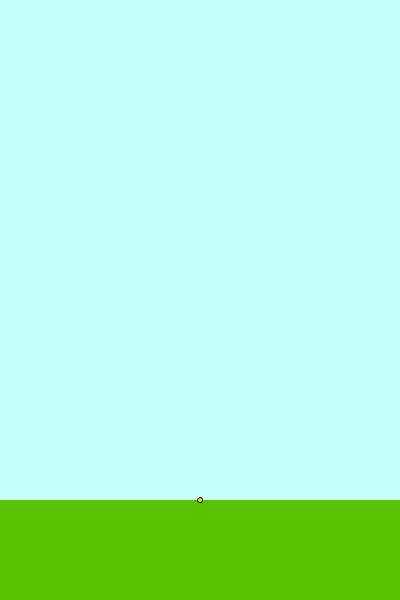
Frame 1 (no input)
Frame 60 (the mouse pressed at the canvas centre just before this capture): identical to frame 1, image omitted
Frame 120 (the mouse held since frame 60 and released just before this capture): identical to frame 1, image omitted

The Processing sketch that drew this single still picture (run headless with seeded random() and noise(); from frame 60 on, the mouse is pressed at the canvas centre):

// Processing sketch: arbol3
// ── arbol3.pde
ArrayList ramas, semillas;

void setup() {
  size(400, 600);
  smooth();
  ramas = new ArrayList();
  semillas = new ArrayList();

  semillas.add(new Semilla(200, 500, 100, PI*3/2));
}

void draw() {
  fondo();
  actualizar();
}

void mouseReleased() {  
  for (int i = 0; i < semillas.size();i++) {
    Semilla aux = (Semilla) semillas.get(i);
    if (dist(mouseX, mouseY, aux.x, aux.y) < 5) {
      int cant = int(random(3))+1;
      for (int j = 0; j < cant; j++) {
        float ang = aux.ang + random(-PI/6, PI/6);
        float lar = aux.lar * random(0.7, 0.9);
        float x = aux.x + cos(ang)*lar;
        float y = aux.y + sin(ang)*lar;
        semillas.add(new Semilla(x, y, lar, ang));
        ramas.add(new Rama(aux.x, aux.y, x, y));
      }
      semillas.remove(i);
    }
  }
}


// ── Rama.pde
class Rama {
  float x1, y1, x2, y2, lar;

  Rama(float nx1, float ny1, float nx2, float ny2) {
    x1 = nx1;
    y1 = ny1;
    x2 = nx2;
    y2 = ny2;
    lar = dist(x1,y1,x2,y2);
  }
  
  void draw(){
    dibujar(x1,y1,x2,y2, lar /10, lar * 2/3/10);
  }
}


// ── Semilla.pde
class Semilla {
  float x, y, ang, lar;

  Semilla(float nx, float ny, float nlar, float nang) {
    x = nx;
    y = ny;
    ang = nang;
    lar = nlar;
  }

  void draw() {
    fill(252,241,3);
    ellipse(x, y, 5, 5);
  }
}


// ── funciones.pde
void actualizar() {
  Rama raux;
  Semilla saux;
  stroke(0);
  for (int i = 0; i < ramas.size();i++) {
    raux = (Rama) ramas.get(i);
    raux.draw();
  } 
  for (int i = 0; i < semillas.size();i++) {
    saux = (Semilla) semillas.get(i);
    saux.draw();
  }
}

void fondo() {
  noStroke();
  fill(200, 255, 250);
  rect(0, 0, width, 500);
  fill(87, 193, 2);
  rect(0, 500, width, 600);
}

//dibujar rama... 
void dibujar(float x1, float y1, float x2, float y2, float t1, float t2) {
  float ang, p1x1, p1y1, p1x2, p1y2, p2x1, p2y1, p2x2, p2y2;
  ang = atan2(y1-y2, x1-x2);
  noStroke();
  fill(0);
  p1x1 = x1 + cos(ang+PI/2) * t1/2;
  p1y1 = y1 + sin(ang+PI/2) * t1/2;
  p1x2 = x1 + cos(ang-PI/2) * t1/2;
  p1y2 = y1 + sin(ang-PI/2) * t1/2;
  p2x1 = x2 + cos(ang+PI/2) * t2/2;
  p2y1 = y2 + sin(ang+PI/2) * t2/2;
  p2x2 = x2 + cos(ang-PI/2) * t2/2;
  p2y2 = y2 + sin(ang-PI/2) * t2/2;
  quad(p1x1, p1y1, p1x2, p1y2, p2x2, p2y2, p2x1, p2y1);
  ellipse(x1, y1, t1, t1);
  ellipse(x2, y2, t2, t2);
  fill(255, 100, 60);
  ellipse(p1x1, p1y1, 1, 1);
  ellipse(p1x2, p1y2, 1, 1);
}
